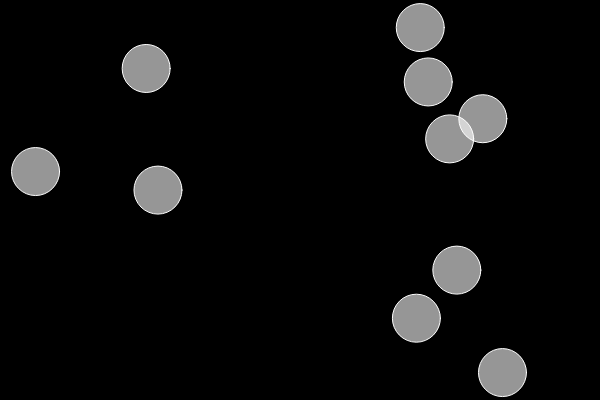
Frame 1 (no input)
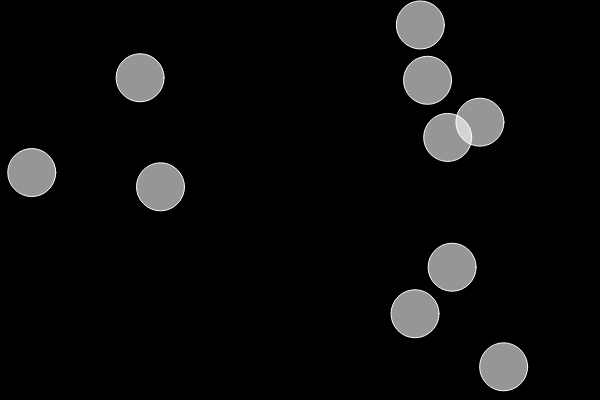
Frame 60 (no input)
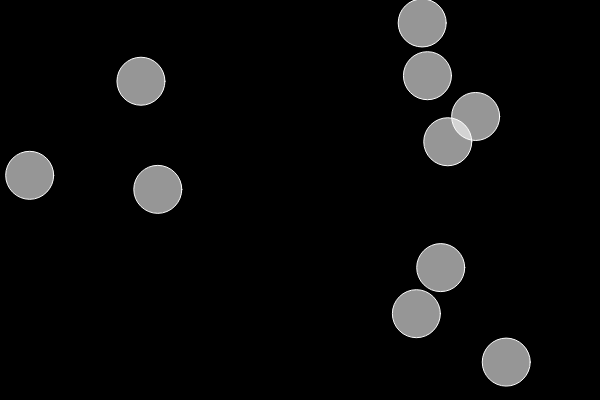
Frame 120 (the mouse pressed at the canvas centre since frame 60)

The p5.js sketch that drew these frames (run headless with seeded random() and noise() and a simulated clock; from frame 60 on, the mouse is pressed at the canvas centre):

// p5.js sketch
// ── sketch.js
let bubbles = [];

function setup () {
  createCanvas (600, 400);
  for (let i = 0; i < 10; i++) {
    let x = random (width);
    let y = random (height);
    bubbles.push (new Bubble (x, y));
  }
}

function draw () {
  background (0);
  for (let i = 0; i < bubbles.length; i++) {
    bubbles[i].move ();
    bubbles[i].display ();
  }
}



// ── bubble.js
function Bubble (x, y) {
  this.x = x;
  this.y = y;

  this.display = function () {
    stroke (255);
    fill (255, 150);
    ellipse (this.x, this.y, 48, 48);
  };

  this.move = function () {
    this.x = this.x + random (-1, 1);
    this.y = this.y + random (-1, 1);
  };
}
